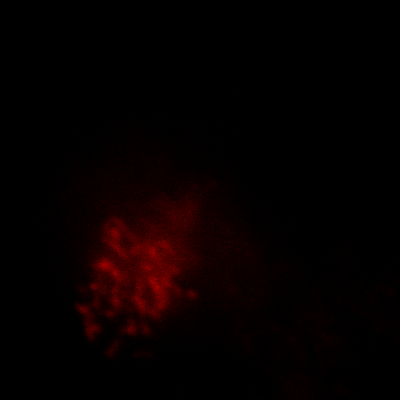
#> input picture C1-confocal-series-0025.tif, 400 x 400 px
$ python fft.py
#> lines starting #> are read from the running program, lines starting #| are printed output that depends on the picture
from PIL import Image
import numpy as np
import matplotlib.pyplot as plt

# convert and save images in grayscale
img_obj_gs = Image.open("C1-confocal-series-0025.tif").convert("L")
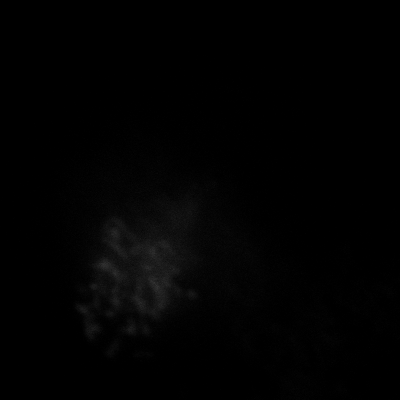
#> img_obj_gs: PIL image 400x400 L; min 0, max 51, mean 1.9
img_obj_gs_arr = np.array(img_obj_gs)

img_obj_gs_arr_fft = np.fft.fft2(img_obj_gs_arr)


frequency_domain = np.fft.fft2(img_obj_gs_arr)
frequency_domain_shifted = np.fft.fftshift(frequency_domain)
energy_spatial = np.sum(np.square(img_obj_gs_arr))
#> energy_spatial = 1743689
energy_frequency = np.sum(np.square(np.abs(frequency_domain_shifted)))
#> energy_frequency = 7.51e+11
pdf_spatial = np.square(img_obj_gs_arr) / energy_spatial
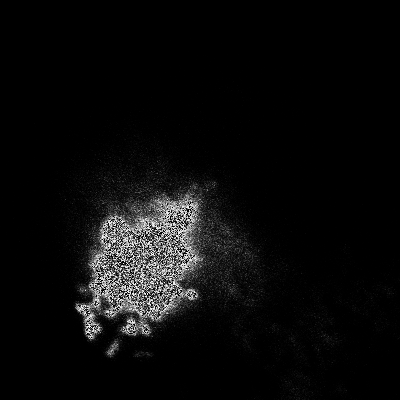
#> pdf_spatial: shape (400, 400) float64; min 0, max 0.000138, mean 6.25e-06; drawn with min black and max white

plt.hist(pdf_spatial.ravel(), bins=100, density=True, color='blue', alpha=0.7)
plt.title('Probability Density Function (PDF) in the Spatial Domain')
plt.xlabel('Pixel Value')
plt.ylabel('Probability Density')
plt.show()
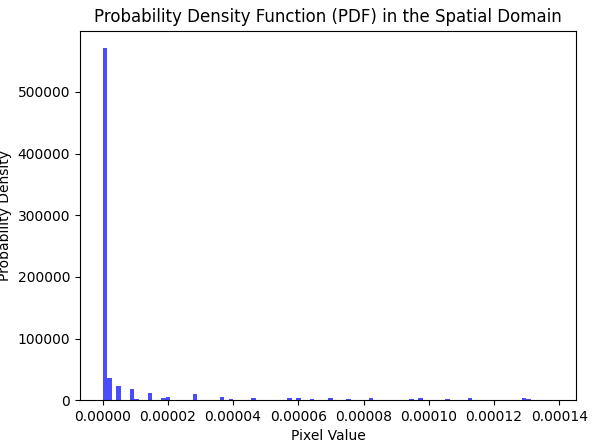
#> figure drawn by matplotlib, 1 panel; tallest bar 570768.7 high, from x = 1.06e-22 to 1.38e-06

if np.isclose(energy_spatial, energy_frequency):
    print("Parseval's Theorem holds: Energy in spatial and frequency domains is equal.")
else:
    print("Parseval's Theorem does not hold: Energy in spatial and frequency domains is not equal.")
